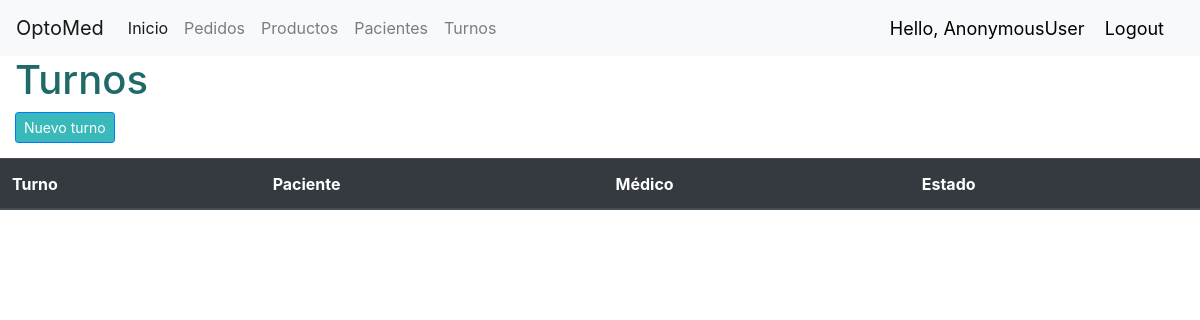
The app's page /turnos/, older data.
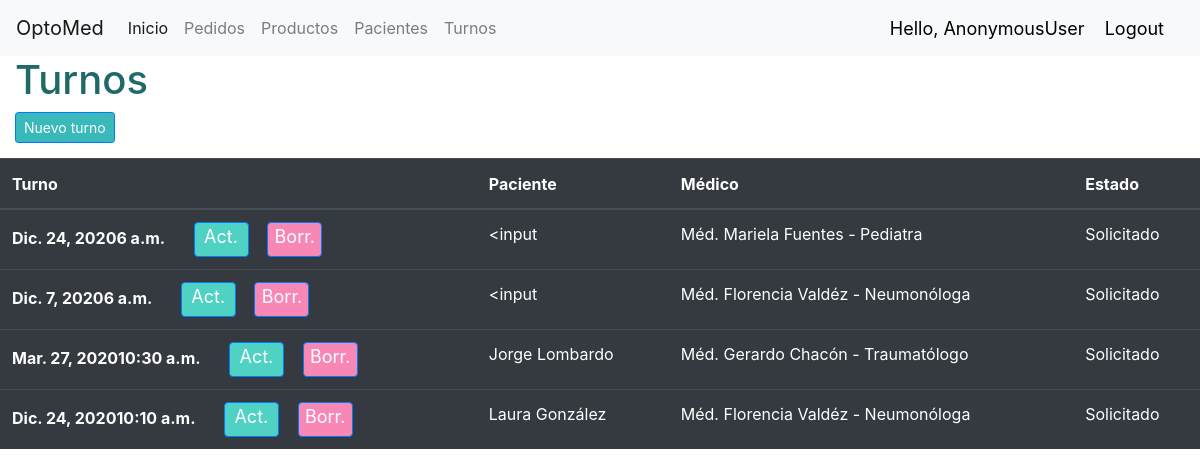
The same page, newer data.
### turnos/models.py (models this page shows, shortened)
class Turno(models.Model):
  ESTADO = (
            ('Solicitado', 'Solicitado'),
            ('Cumplido', 'Cumplido'),
            ('No cumplido', 'No cumplido')
            )
  paciente = models.ForeignKey('pacientes.Paciente', null=True, on_delete=models.CASCADE)
  turno_dia = models.DateField()
  turno_hora = models.TimeField()
  estado_turno = models.CharField(max_length=20, null=True, choices=ESTADO)
  médico = models.ForeignKey('turnos.Medico', null=True, on_delete=models.CASCADE)

class Medico(models.Model):
  nombre = models.CharField(max_length=200, null=True)
  especialidad = models.CharField(max_length=200, null=True)
  fecha_creación = models.DateTimeField(auto_now_add=True, null=True)
  def __str__(self):
    return f'Méd. {self.nombre} - {self.especialidad}'

### pacientes/models.py (models this page shows)
class Paciente(models.Model):
  nombre = models.CharField(max_length=200, null=True)
  teléfono = models.CharField(max_length=200, null=True)
  email = models.CharField(max_length=200, null=True)
  fecha_creación = models.DateTimeField(auto_now_add=True, null=True)
  historial = models.CharField(max_length=1500, null=True)
  def __str__(self):
    return self.nombre

### turnos/views.py (the view)
# urls.py: path('turnos/', include('turnos.urls')),
def turnos(request):
  return render(request, "turnos/turnos.html", context)

### turnos/templates/turnos/turnos.html (shortened to what this page needs)
{% extends "turnos/layout.html" %}
{% block body %}
  <h1> Turnos </h1>
<a class="btn btn-primary btn-sm" style="background-color: #39b9b9; margin-left: 15px; margin-bottom: 15px;" href="{% url 'turnos:nuevo_turno' %}">Nuevo turno</a>
<table class="table table-hover table-dark">
  <thead>
    <tr>
      <th scope="col">Turno</th>
      <th scope="col">Paciente</th>
      <th scope="col">Médico</th>
      <th scope="col">Estado</th>
    </tr>
  </thead>
  <tbody>
        {% for turno in turnos %}
          <tr>
          <th scope="row">{{ turno.turno_dia }}{{ turno.turno_hora }}
        <a href="{% url 'turnos:actualizar_turno' turno.pk %}" class="btn btn-primary" style="background-color: #4fd1c3; height: 35px; width: 55px; font-size: 18px; text-align: center; padding: 0; margin-left: 25px;">Act.</a>
<a href="{% url 'turnos:borrar_turno' turno.pk %}" class="btn btn-primary" style="background-color: #f788b6; height: 35px; width: 55px; font-size: 18px; text-align: center; padding: 0; margin-left: 15px;">Borr.</a>
</th>
          <td>{{ turno.paciente }}</td>
          <td>{{ turno.médico }}</td>
          <td>{{ turno.estado_turno }}</td>
          </tr>
        {% endfor %}
  </tbody>
</table>
{% endblock %}

Row changes from the older to the newer data that the page shows:
added Turno: turno_dia "Dic. 24, 2020", turno_hora "6 a.m.", paciente "<input", médico "Méd. Mariela Fuentes - Pediatra", estado_turno "Solicitado"
added Turno: turno_dia "Dic. 7, 2020", turno_hora "6 a.m.", paciente "<input", médico "Méd. Florencia Valdéz - Neumonóloga", estado_turno "Solicitado"
added Turno: turno_dia "Mar. 27, 2020", turno_hora "10:30 a.m.", paciente "Jorge Lombardo", médico "Méd. Gerardo Chacón - Traumatólogo", estado_turno "Solicitado"
added Turno: turno_dia "Dic. 24, 2020", turno_hora "10:10 a.m.", paciente "Laura González", médico "Méd. Florencia Valdéz - Neumonóloga", estado_turno "Solicitado"
